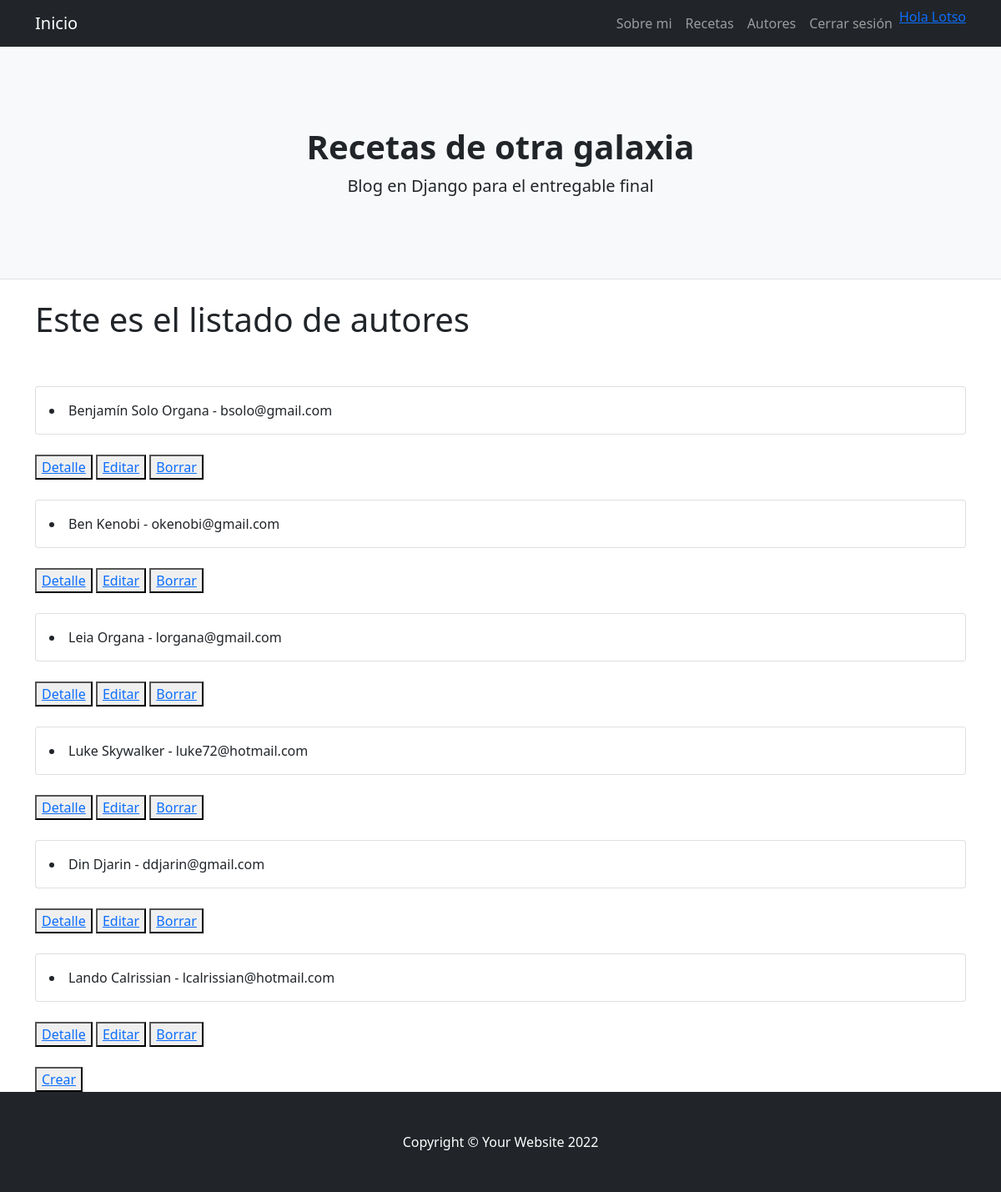
The page /AppBlog/autores/ (signed in) on the database its author committed.
### AppBlog/models.py (models this page shows)
class Autores(models.Model):
    nombre = models.CharField(max_length=40)
    apellido = models.CharField(max_length=40)
    email = models.EmailField()
    imagen = models.URLField(max_length = 255, blank = False, null= False)
    class Meta:
        verbose_name_plural = "Autores"
        verbose_name = "Autor"
    def __str__(self):
        return f"{self.nombre}  {self.apellido} - {self.email}"

### AppBlog/views.py (the view)
# urls.py: path('autores/', AutoresList.as_view(), name = 'autores_lista'),
class AutoresList(ListView):
    model = Autores
    template_name = "AppBlog/autores_list.html"

### AppBlog/Templates/AppBlog/autores_list.html
{% extends "AppBlog/padre.html" %}
{% load static %}
{% block contenidoQueCambia %}
<h1>Este es el listado de autores</h1>
{% for autor in object_list %}
<br>
<br>
<div class="card mb-4">
  <div class="card-body">
    <li>{{autor}}</li>
  </div>
</div>
<button>
  <a href="{% url 'autores_detalle' autor.id %}">Detalle</a>
</button>
<button>
  <a href="{% url 'autores_editar' autor.id%}">Editar</a>
</button>
<button>
  <a href="{% url 'autores_borrar' autor.id %}">Borrar</a>
</button>
{% endfor %}
<br>
<br>
<button>
  <a href="{% url 'autores_crear' %}">Crear</a>
</button>
{% endblock %}

### AppBlog/Templates/AppBlog/padre.html (shortened to what this page needs)
<!DOCTYPE html>
<html lang="en">
    <head>
        {% load static %}
        <link href="{% static 'AppBlog/css/styles.css' %}" rel="stylesheet" />
    </head>
    <body>
        <nav class="navbar navbar-expand-lg navbar-dark bg-dark">
            <div class="container">
                <a class="navbar-brand" href="{% url 'inicio' %}">Inicio</a>
                <div class="collapse navbar-collapse" id="navbarSupportedContent">
                    <ul class="navbar-nav ms-auto mb-2 mb-lg-0">
                        <li class="nav-item"><a class="nav-link" href="{% url 'nosotras' %}">Sobre mi</a></li>
                        {% if user.is_authenticated %}
                            <li class="nav-item"><a class="nav-link" href="{% url 'posts_lista' %}">Recetas</a></li>
                            <li class="nav-item"><a class="nav-link" href="{% url 'autores_lista' %}">Autores</a></li>
                            <li class="nav-item"><a class="nav-link" href="{% url 'Logout' %}">Cerrar sesión</a></li>
                            <a href="{% url 'perfil' %}">Hola {{user.username}}</a>
                        {% else %}
                            <a class="btn btn-primary" href="{% url 'Login' %}">Iniciar sesión</a>
                        {% endif %}
                    </ul>
                </div>
            </div>
        </nav>
        <header class="py-5 bg-light border-bottom mb-4">
            <div class="container">
                <div class="text-center my-5">
                    <h1 class="fw-bolder">Recetas de otra galaxia</h1>
                    <p class="lead mb-0">Blog en Django para el entregable final</p>
                </div>
            </div>
        </header>
        <div class="container">
        {% block contenidoQueCambia %}
        {% endblock %}
        </div>
        <footer class="py-5 bg-dark">
            <div class="container"><p class="m-0 text-center text-white">Copyright &copy; Your Website 2022</p></div>
        </footer>
    </body>
</html>

### rows shown on the page
Autores: nombre+apellido+email "Benjamín Solo Organa - bsolo@gmail.com"
Autores: nombre+apellido+email "Ben Kenobi - okenobi@gmail.com"
Autores: nombre+apellido+email "Leia Organa - lorgana@gmail.com"
Autores: nombre+apellido+email "Luke Skywalker - luke72@hotmail.com"
Autores: nombre+apellido+email "Din Djarin - ddjarin@gmail.com"
Autores: nombre+apellido+email "Lando Calrissian - lcalrissian@hotmail.com"

### other values the page prints
{{ user.username }} "Lotso"
